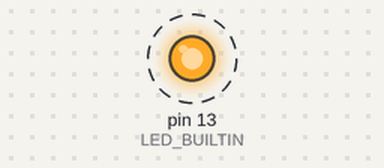
The sketch below on a simulated Arduino Uno, built with avr-gcc and run on an emulated ATmega328P. On the bench: output pins drawn as LEDs (lit = HIGH). Dashed ring = blinking. What the sketch prints to the serial monitor is not drawn.

Above: at 0.5 s.
Timing chart, 0 to 4.6 s (numbered marks = the images above):
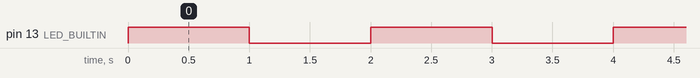

The sketch:

T0_1_1_Verificar_Energizacao_Arduino_R4_Connect.ino
```cpp
// T0_1_1_Verificar_Energizacao_Arduino_R4_Connect.ino
// Função: Controle de Fermentação
// Artifact ID: 5148934c-c09f-4088-8bb3-af49cbf142bf
// Versão: v1.0.1
// Data: 2025-04-20
// Iteração: 34
// Requisitos: RD3.1, RD3.5 (Energização do Microcontrolador)
// Descrição: Verifica a energização do Arduino R4 Connect, piscando o LED onboard e enviando mensagens ao Serial Monitor.
// Diretório: docs/V1.01/codes/Controle_de_Fermentacao/T0_1_1

#define LED_BUILTIN 13 // LED onboard do Arduino R4 Connect

void setup() {
  pinMode(LED_BUILTIN, OUTPUT); // Configura o pino do LED como saída
  Serial.begin(9600);           // Inicia comunicação serial a 9600 baud
  while (!Serial) {
    ; // Aguarda a conexão do Serial Monitor
  }
  Serial.println("Teste T0.1.1 - Energização Arduino R4 Connect Iniciado");
}

void loop() {
  digitalWrite(LED_BUILTIN, HIGH); // Liga o LED
  Serial.println("LED ON");
  delay(1000);                     // Aguarda 1 segundo
  digitalWrite(LED_BUILTIN, LOW);  // Desliga o LED
  Serial.println("LED OFF");
  delay(1000);                     // Aguarda 1 segundo
}
```

Measured:
- by itself, pin 13 (LED_BUILTIN): alternates HIGH for 1.0 s and LOW for 1.0 s
